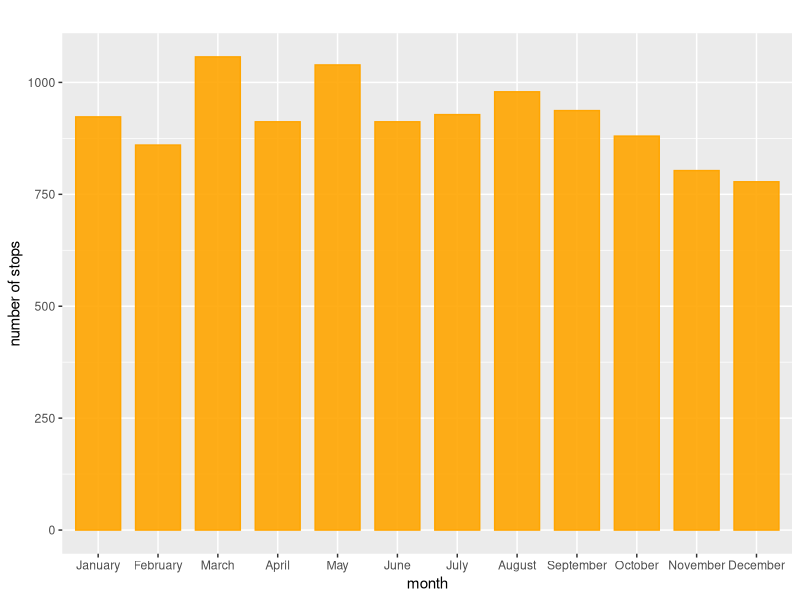
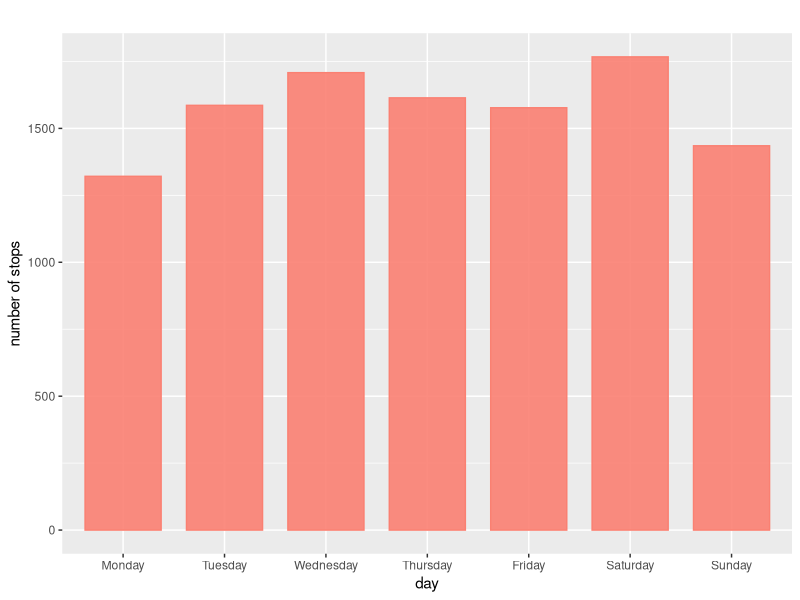
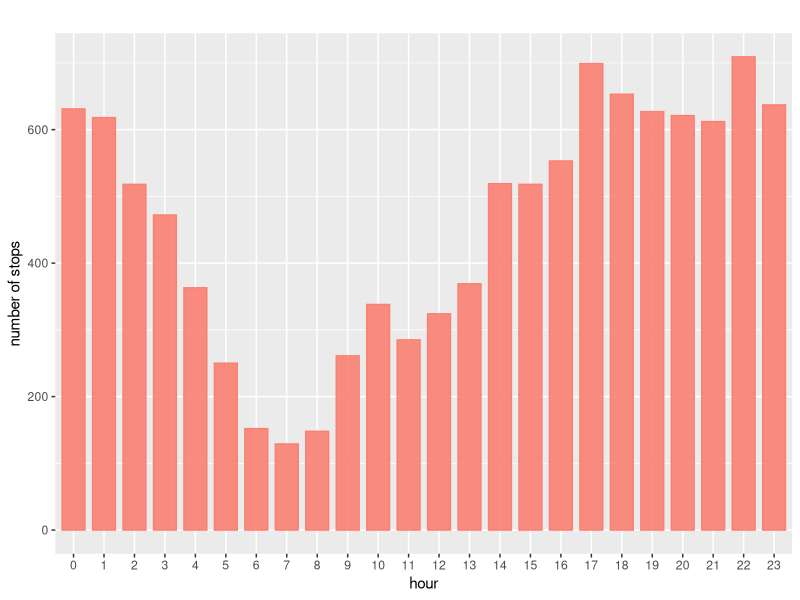
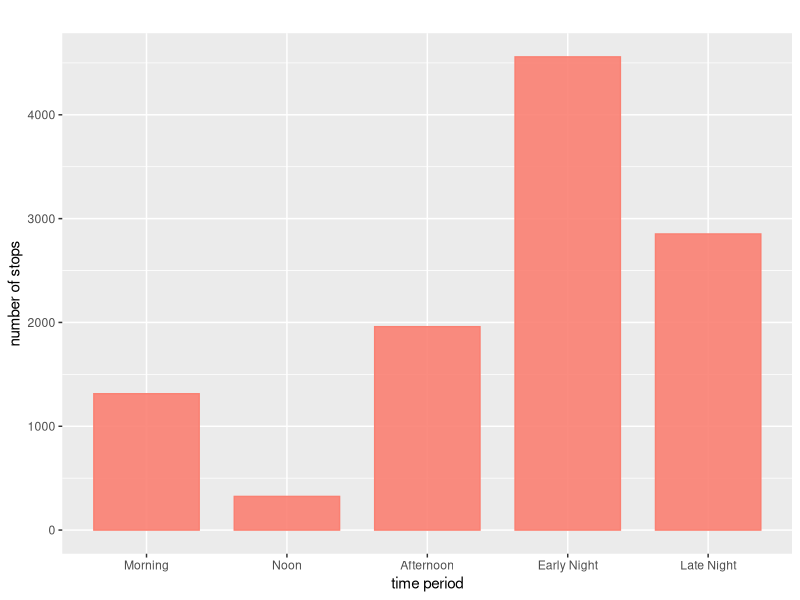
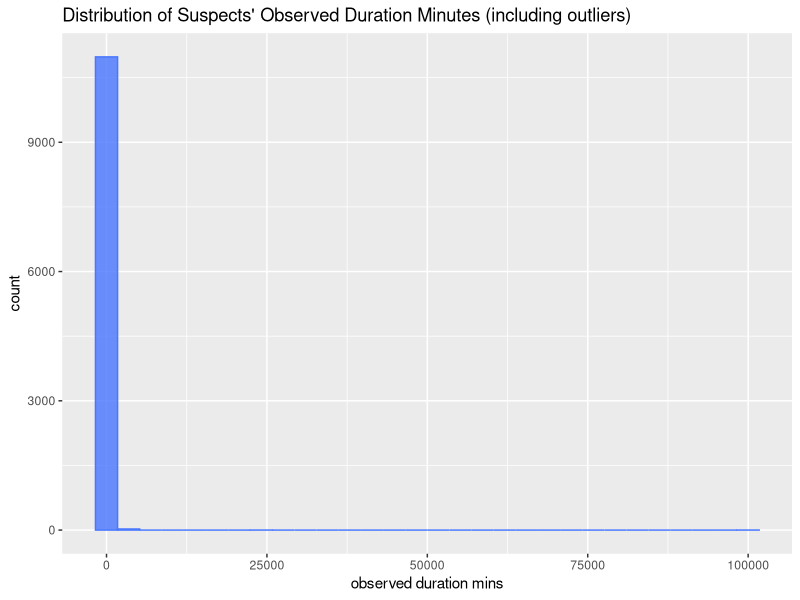
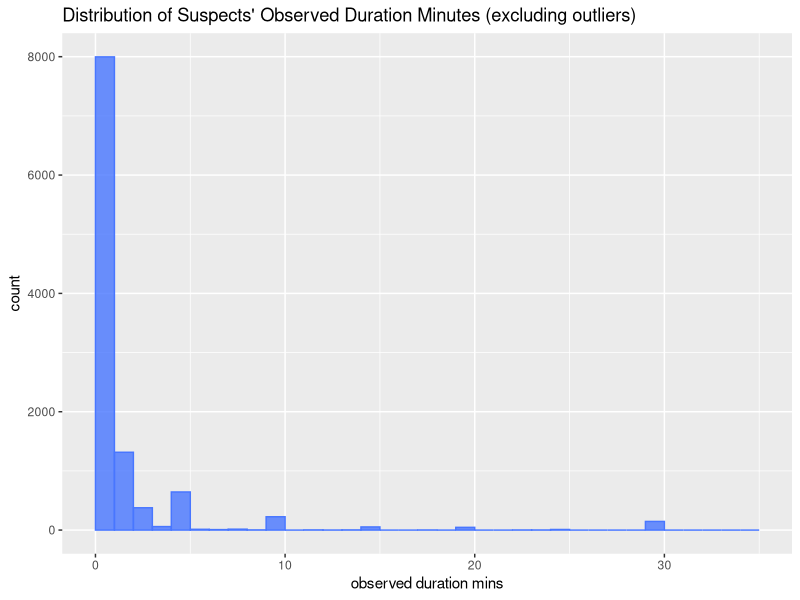
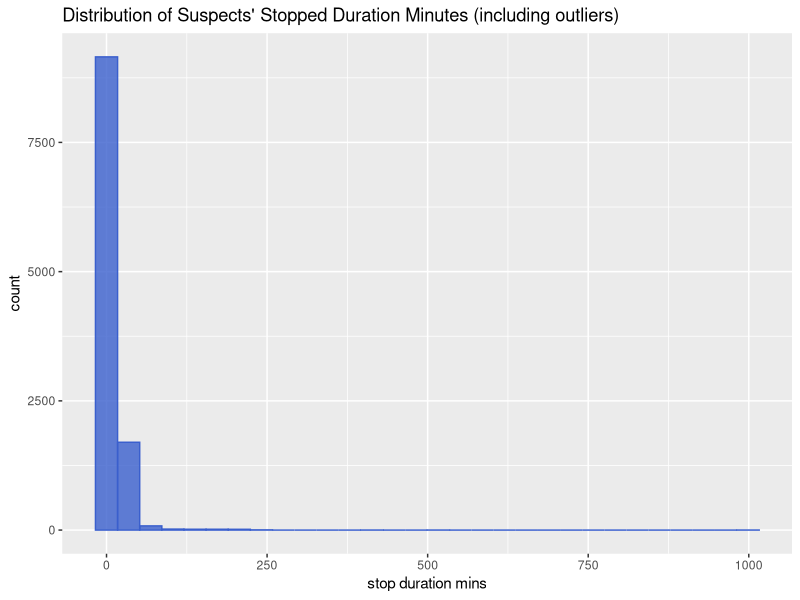
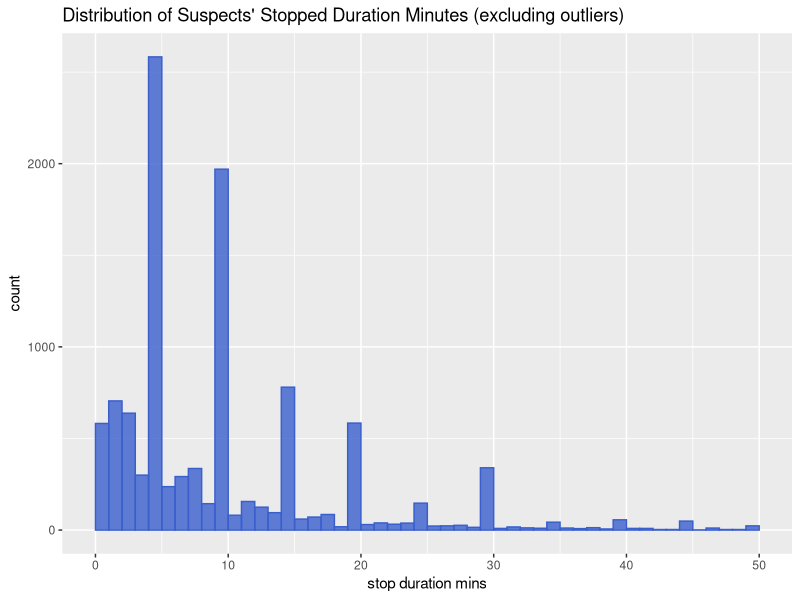

The R source for these figures, in order:
## ---- chunk 1
NYPD <- read.csv("Data/2018_sqf_database-abbr.csv")
install.packages("tidyverse")
library(tidyverse)
library(ggplot2)
## ---- chunk 2
# the number of stops in each month in the year 2018
# MONTH2: categorical variable
reorder_month <- c("January","February","March","April","May","June","July","August","September","October","November","December")
NYPD$MONTH2 = factor(NYPD$MONTH2,levels=reorder_month)
ggplot(NYPD, aes(MONTH2)) + geom_bar(alpha=0.90, colour="orange", fill="orange",width=0.75) + labs(title="", y="number of stops", x="month")
## ---- chunk 3
# DAY2: Day when ppl are stopped

reorder_day <- c("Monday","Tuesday","Wednesday","Thursday","Friday","Saturday","Sunday")
NYPD$DAY2 = factor(NYPD$DAY2,levels=reorder_day)
ggplot(NYPD, aes(DAY2)) + geom_bar(alpha=0.90, colour="salmon", fill="salmon",width=0.75) + labs(title="", y="number of stops", x="day")
## ---- chunk 4
# Visualize: Stop Frisk Time: Time when ppl are stopped （清晨、深夜）

# Function: rounding(inputNum, totalNum)
rounding <- function(inputNum, totalNum) {
  if(is.na(inputNum)){return(FALSE)}else{
    m <- totalNum/2
    if(inputNum < m){
      # round down
      return(FALSE)
    }else{
      #round up
      return(TRUE)
    }
  }
}

hour<-NYPD$Stop.Frisk.Time
all_hour <- c()
for(i in 1:length(hour)){
  if(hour[i] == "#N/A" || is.na(hour[i]) || hour[i] == "" || hour[i] == FALSE){
    hour[i] <- "NA"
  }else{
    temp <- c(strsplit(hour[i], ":"))
    minBefore <- temp[[1]][[2]]
    hourBefore <- temp[[1]][[1]]
    if (rounding(strtoi(minBefore), 60)){
      hourAfter <- as.character(strtoi(hourBefore)+1)
      if (hourAfter == 24){
        hourAfter <- "0"
      }
    }else{
      hourAfter <- hourBefore
    }
    all_hour <- append(all_hour, hourAfter)
  }
  allH_df <- data.frame(all_hour)
}
reorder_hour <- c("0","1","2","3","4","5","6","7","8","9","10","11","12","13","14","15","16","17","18","19","20","21","22","23","NA")
allH_df$all_hour = factor(allH_df$all_hour,levels=reorder_hour)
ggplot(allH_df, aes(all_hour)) + geom_bar(alpha=0.90, colour="salmon", fill="salmon",width=0.75) + labs(title="", y="number of stops", x="hour")

# Morning: from sunrise to 11:59 AM. Sunrise typically occurs around 6 AM.
# Noon: at 12:00 PM.
# Afternoon: from 12:01 PM to around 5:00 PM.
# Evening: from 5:01 PM to 8 PM, or around sunset.
# Early Night: from sunset 11:59 PM
# Late Night: from 11:59 PM to sunrise around 5:59 AM.
all_period <- c()
for(i in 1:length(allH_df$all_hour)){
  if (allH_df$all_hour[i] == "6" || allH_df$all_hour[i] == "7" || allH_df$all_hour[i] == "8" || allH_df$all_hour[i] == "9" || allH_df$all_hour[i] == "10" || allH_df$all_hour[i] == "11"){
    all_period <- append(all_period, "Morning")
  }else if(allH_df$all_hour[i] == "12"){
    all_period <- append(all_period, "Noon")
  }else if(allH_df$all_hour[i] == "13" || allH_df$all_hour[i] == "14" || allH_df$all_hour[i] == "15" || allH_df$all_hour[i] == "16"){
    all_period <- append(all_period, "Afternoon")
  }else if(allH_df$all_hour[i] == "17" || allH_df$all_hour[i] == "18" || allH_df$all_hour[i] == "19" || allH_df$all_hour[i] == "20" || allH_df$all_hour[i] == "21" || allH_df$all_hour[i] == "22" || allH_df$all_hour[i] == "23"){
    all_period <- append(all_period, "Early Night")
  }else{
    all_period <- append(all_period, "Late Night")
  }
}
allP_df <- data.frame(all_period)
reorder_period <- c("Morning", "Noon", "Afternoon", "Early Night", "Late Night")
allP_df$all_period = factor(allP_df$all_period,levels=reorder_period)
ggplot(allP_df, aes(all_period)) + geom_bar(alpha=0.90, colour="salmon", fill="salmon",width=0.75) + labs(title="", y="number of stops", x="time period")
## ---- chunk 5
# male vs female: dataframe
df_male_officer <- NYPD[NYPD$ISSUING_OFFICER_RANK == "POM",]
df_female_officer <- NYPD[NYPD$ISSUING_OFFICER_RANK == "POF",]
head(df_male_officer)
head(df_female_officer)
nrow(df_male_officer)
nrow(df_female_officer)
## ---- chunk 6


# function: exclude outliers from the dataframe (only for numeric values); need to input a numeric vector

exclude_outliers <- function(x){
  Q1 <- quantile(x, .25)
  Q3 <- quantile(x, .75)
  IQR <- Q3-Q1
  outlier <- x<Q1-1.5*IQR | x>Q3+1.5*IQR
  clean_x <- x[!outlier]
  return(clean_x)
}
ex_out <- exclude_outliers(NYPD$OBSERVED_DURATION_MINUTES)
print(ex_out)
## ---- chunk 7
## Observed duration minutes.

# Histogram --- Not excluded outliers
ggplot(NYPD,aes(OBSERVED_DURATION_MINUTES)) + geom_histogram(colour = "royalblue1", fill = "royalblue1",alpha=0.8) + labs(title="Distribution of Suspects' Observed Duration Minutes (including outliers)", y="count", x="observed duration mins")

# Histogram --- excluded outliers
table(NYPD$OBSERVED_DURATION_MINUTES)
ggplot(NYPD,aes(OBSERVED_DURATION_MINUTES)) + geom_histogram(breaks=seq(0,35,by=1), colour = "royalblue1", fill = "royalblue1",alpha=0.8) + labs(title="Distribution of Suspects' Observed Duration Minutes (excluding outliers)", y="count", x="observed duration mins")


## Stop duration minutes.

# Histogram --- Not excluded outliers
ggplot(NYPD,aes(STOP_DURATION_MINUTES)) + geom_histogram(colour = "royalblue3", fill = "royalblue3",alpha=0.8) + labs(title="Distribution of Suspects' Stopped Duration Minutes (including outliers)", y="count", x="stop duration mins") 

# Histogram --- excluded outliers
table(NYPD$STOP_DURATION_MINUTES)
ggplot(NYPD,aes(STOP_DURATION_MINUTES)) + geom_histogram(breaks=seq(0,50,by=1), colour = "royalblue3", fill = "royalblue3",alpha=0.8) + labs(title="Distribution of Suspects' Stopped Duration Minutes (excluding outliers)", y="count", x="stop duration mins") 

## ---- chunk 8
# SUSPECTED_CRIME_DESCRIPTION
## ---- chunk 9
# FRISKED_FLAG into dataframe
## ---- chunk 10
# SEARCHED_FLAG into dataframe
## ---- chunk 11
# OFFICER_IN_UNIFORM_FLAG
NYPD[NYPD$OFFICER_IN_UNIFORM_FLAG==0,"OFFICER_IN_UNIFORM_FLAG"] <- "not wearing uniform"
NYPD[NYPD$OFFICER_IN_UNIFORM_FLAG==1,"OFFICER_IN_UNIFORM_FLAG"] <- "wearing uniform"
table(NYPD$OFFICER_IN_UNIFORM_FLAG)
ggplot(NYPD, aes(OFFICER_IN_UNIFORM_FLAG)) + geom_bar(alpha=0.90, colour="royalblue1", fill="royalblue1",width=0.75) + labs(title="", y="number of officers", x="officer in uniform")

## ---- chunk 12
# SUSPECT_ARRESTED_FLAG 比对
## ---- chunk 13
# function1: variable X VS observe duration minutes (boxplots && scatterpoots)
observe_time_relation <- function(m){
  if(class(m) == "character"){
  ggplot(NYPD, aes(x = m, y = OBSERVED_DURATION_MINUTES)) + geom_boxplot(outlier.shape = NA) + coord_cartesian(ylim=c(0, 2.5))
}
else{
  ggplot(NYPD, aes(m, OBSERVED_DURATION_MINUTES)) + geom_point(outlier.shape = NA)
}
}


# function2: variable X VS stop duration minutes (boxplots && scatterpoots)
stop_time_relation <- function(n){
  if(class(n) == "character"){
  ggplot(NYPD, aes(x = n, y = STOP_DURATION_MINUTES)) + geom_boxplot(outlier.shape = NA) + coord_cartesian(ylim=c(0, 20))
}
else{
  ggplot(NYPD, aes(n, STOP_DURATION_MINUTES)) + geom_point()
}
}

observe_time_relation(NYPD$SUSPECT_SEX)

## ---- chunk 14
# SUSPECT_REPORTED_AGE
# HOW TO REMOVE 0s??
class(NYPD$SUSPECT_REPORTED_AGE)
ggplot(NYPD,aes(SUSPECT_REPORTED_AGE)) + geom_histogram(colour = "orange3", fill = "orange3",alpha=0.8) + labs(title="", y="count", x="suspect reported age")

## ---- chunk 15
# SUSPECT_SEX
class(NYPD$SUSPECT_SEX)
ggplot(NYPD, aes(SUSPECT_SEX)) + geom_bar(alpha=0.90, colour="salmon", fill="salmon",width=0.75) + labs(title="", y="count", x="suspect sex")
## ---- chunk 16
# SUSPECT_RACE_DESCRIPTION
class(NYPD$SUSPECT_RACE_DESCRIPTION)
ggplot(NYPD, aes(SUSPECT_RACE_DESCRIPTION)) + geom_bar(alpha=0.90, colour="salmon", fill="salmon",width=0.5) + labs(title="", y="count", x="suspect race description") + theme(axis.text.x=element_text(size=4.1))
## ---- chunk 17
# SUSPECT_HEIGHT 
# we remove NAs here
class(NYPD$SUSPECT_HEIGHT)
max(NYPD$SUSPECT_HEIGHT,na.rm=TRUE)
NYPD$SUSPECT_HEIGHT <- as.numeric(NYPD$SUSPECT_HEIGHT)
ggplot(NYPD,aes(SUSPECT_HEIGHT),na.rm=TRUE) + geom_histogram(colour = "orange3", fill = "orange3",alpha=0.8) + labs(title="", y="count", x="suspect height")


ggplot(NYPD, aes(SUSPECT_HEIGHT, OBSERVED_DURATION_MINUTES)) + geom_point(outlier.shape = NA) + coord_cartesian(ylim=c(0, 500))
## ---- chunk 18
# SUSPECT_WEIGHT
# we remove NAs here
class(NYPD$SUSPECT_WEIGHT)
max(NYPD$SUSPECT_WEIGHT,na.rm=TRUE)
NYPD$SUSPECT_WEIGHT <- as.numeric(NYPD$SUSPECT_WEIGHT)
ggplot(NYPD,aes(SUSPECT_WEIGHT),na.rm=TRUE) + geom_histogram(colour = "orange3", fill = "orange3",alpha=0.8) + labs(title="", y="count", x="suspect weight")
## ---- chunk 19
# SUSPECT_BODY_BUILD_TYPE
class(NYPD$SUSPECT_BODY_BUILD_TYPE)
ggplot(NYPD, aes(SUSPECT_BODY_BUILD_TYPE)) + geom_bar(alpha=0.90, colour="tomato", fill="tomato",width=0.5) + labs(title="", y="count", x="suspect body build type")
## ---- chunk 20
# SUSPECT_EYE_COLOR
unique(NYPD$SUSPECT_EYE_COLOR)
ggplot(NYPD, aes(SUSPECT_EYE_COLOR)) + geom_bar(alpha=0.90, colour="tomato", fill="tomato",width=0.5) + labs(title="", y="count", x="suspect eye color")
## ---- chunk 21
# SUSPECT_HAIR_COLOR
unique(NYPD$SUSPECT_HAIR_COLOR)
ggplot(NYPD, aes(SUSPECT_HAIR_COLOR)) + geom_bar(alpha=0.90, colour="tomato", fill="tomato",width=0.5) + labs(title="", y="count", x="suspect hair color")
## ---- chunk 22
# STOP_LOCATION_BORO_NAME
table(NYPD$STOP_LOCATION_BORO_NAME)
ggplot(NYPD, aes(STOP_LOCATION_BORO_NAME)) + geom_bar(alpha=0.90, colour="orange3", fill="orange3",width=0.5) + labs(title="", y="count", x="stop borough")


# To verify function1 and function2 //
# Borough VS Stop Time
mean(NYPD$STOP_DURATION_MINUTES)
median(NYPD$STOP_DURATION_MINUTES)
ggplot(NYPD, aes(x = STOP_LOCATION_BORO_NAME, y = STOP_DURATION_MINUTES)) + geom_boxplot(outlier.shape = NA) + coord_cartesian(ylim=c(0, 20))

# Borough VS Observe Time
mean(NYPD$OBSERVED_DURATION_MINUTES)
median(NYPD$OBSERVED_DURATION_MINUTES)
ggplot(NYPD, aes(x = STOP_LOCATION_BORO_NAME, y = OBSERVED_DURATION_MINUTES)) + geom_boxplot(outlier.shape = NA) + coord_cartesian(ylim=c(0, 2.5))
